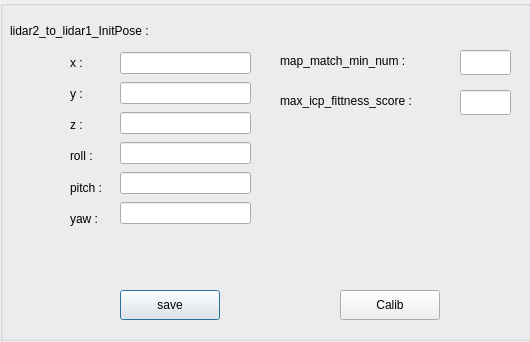
<?xml version="1.0" encoding="UTF-8"?>
<ui version="4.0">
 <class>yamlSettingDialog</class>
 <widget class="QDialog" name="yamlSettingDialog">
  <property name="geometry">
   <rect>
    <x>0</x>
    <y>0</y>
    <width>530</width>
    <height>342</height>
   </rect>
  </property>
  <property name="windowTitle">
   <string>Dialog</string>
  </property>
  <widget class="QGroupBox" name="groupBox">
   <property name="geometry">
    <rect>
     <x>0</x>
     <y>0</y>
     <width>531</width>
     <height>341</height>
    </rect>
   </property>
   <property name="title">
    <string/>
   </property>
   <widget class="QWidget" name="verticalLayoutWidget_2">
    <property name="geometry">
     <rect>
      <x>70</x>
      <y>50</y>
      <width>76</width>
      <height>181</height>
     </rect>
    </property>
    <layout class="QVBoxLayout" name="verticalLayout_5">
     <item>
      <widget class="QLabel" name="label_5">
       <property name="text">
        <string>x : </string>
       </property>
      </widget>
     </item>
     <item>
      <widget class="QLabel" name="label_7">
       <property name="text">
        <string>y : </string>
       </property>
      </widget>
     </item>
     <item>
      <widget class="QLabel" name="label_3">
       <property name="text">
        <string>z : </string>
       </property>
      </widget>
     </item>
     <item>
      <widget class="QLabel" name="label_8">
       <property name="text">
        <string>roll : </string>
       </property>
      </widget>
     </item>
     <item>
      <widget class="QLabel" name="label_4">
       <property name="text">
        <string>pitch : </string>
       </property>
      </widget>
     </item>
     <item>
      <widget class="QLabel" name="label_6">
       <property name="text">
        <string>yaw :</string>
       </property>
      </widget>
     </item>
    </layout>
   </widget>
   <widget class="QWidget" name="verticalLayoutWidget_3">
    <property name="geometry">
     <rect>
      <x>120</x>
      <y>50</y>
      <width>131</width>
      <height>182</height>
     </rect>
    </property>
    <layout class="QVBoxLayout" name="verticalLayout_6">
     <item>
      <widget class="QLineEdit" name="lineEdit_x"/>
     </item>
     <item>
      <widget class="QLineEdit" name="lineEdit_y"/>
     </item>
     <item>
      <widget class="QLineEdit" name="lineEdit_z"/>
     </item>
     <item>
      <widget class="QLineEdit" name="lineEdit_roll"/>
     </item>
     <item>
      <widget class="QLineEdit" name="lineEdit_pitch"/>
     </item>
     <item>
      <widget class="QLineEdit" name="lineEdit_yaw"/>
     </item>
    </layout>
   </widget>
   <widget class="QLabel" name="label_9">
    <property name="geometry">
     <rect>
      <x>280</x>
      <y>50</y>
      <width>171</width>
      <height>21</height>
     </rect>
    </property>
    <property name="text">
     <string>map_match_min_num : </string>
    </property>
   </widget>
   <widget class="QLabel" name="label_10">
    <property name="geometry">
     <rect>
      <x>280</x>
      <y>90</y>
      <width>171</width>
      <height>21</height>
     </rect>
    </property>
    <property name="text">
     <string>max_icp_fittness_score : </string>
    </property>
   </widget>
   <widget class="QLineEdit" name="lineEdit_map_match_min_num">
    <property name="geometry">
     <rect>
      <x>460</x>
      <y>50</y>
      <width>51</width>
      <height>25</height>
     </rect>
    </property>
   </widget>
   <widget class="QLineEdit" name="lineEdit_max_icp_fittness_score">
    <property name="geometry">
     <rect>
      <x>460</x>
      <y>90</y>
      <width>51</width>
      <height>25</height>
     </rect>
    </property>
   </widget>
   <widget class="QLabel" name="label_11">
    <property name="geometry">
     <rect>
      <x>10</x>
      <y>10</y>
      <width>181</width>
      <height>41</height>
     </rect>
    </property>
    <property name="text">
     <string>lidar2_to_lidar1_InitPose : </string>
    </property>
   </widget>
   <widget class="QPushButton" name="button_save">
    <property name="geometry">
     <rect>
      <x>120</x>
      <y>290</y>
      <width>100</width>
      <height>30</height>
     </rect>
    </property>
    <property name="text">
     <string>save</string>
    </property>
   </widget>
   <widget class="QPushButton" name="button_calib">
    <property name="geometry">
     <rect>
      <x>340</x>
      <y>290</y>
      <width>100</width>
      <height>30</height>
     </rect>
    </property>
    <property name="text">
     <string>Calib</string>
    </property>
   </widget>
  </widget>
 </widget>
 <resources/>
 <connections/>
</ui>
